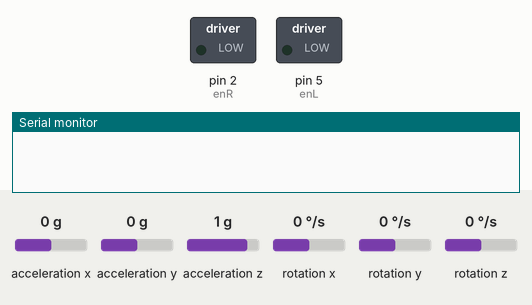
The sketch below on a simulated Arduino Uno, built with avr-gcc and run on an emulated ATmega328P. Shown: switched loads named in the sketch (green lamp = pin HIGH), the last lines printed to the serial monitor. Wiring (inferred from the names in the program): MPU-6050 motion sensor at I2C address 0x68. Inputs (shaded band) come from the test bench; at power-on: acceleration x 0 g, acceleration y 0 g, acceleration z 1 g, rotation x 0 °/s, rotation y 0 °/s, rotation z 0 °/s.

Above: at 0.1 s.
At 2.2 s:
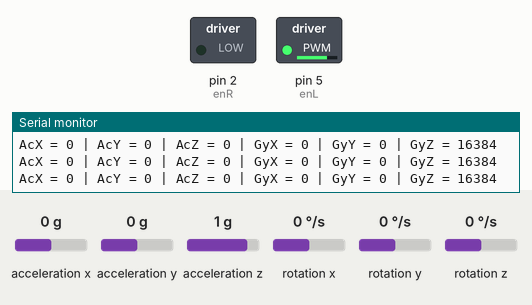
2.3 s: acceleration x set to -1.4 g
5.3 s: acceleration y set to -1.4 g
8.3 s: acceleration z set to -1.4 g
11.3 s: rotation x set to -192 °/s
Timing chart, 0 to 14.3 s (numbered marks = the images above; inputs shaded):
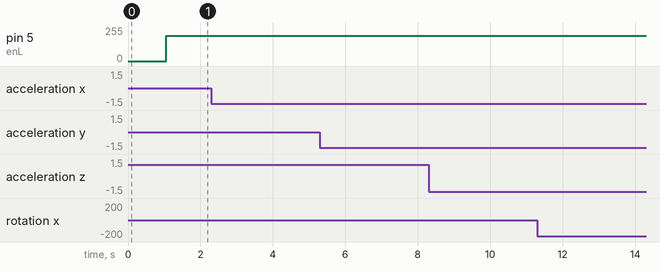

The sketch:

Balancing_robot.ino
```cpp
// MPU-6050 Short Example Sketch
// By Arduino User JohnChi
// August 17, 2014
// Public Domain
#include<Wire.h>
const int MPU_addr=0x68;  // I2C address of the MPU-6050
int16_t AcX,AcY,AcZ,Tmp,GyX,GyY,GyZ;

// connect motor controller pins to Arduino digital pins
// Right motor
int in1 = 4;
int in2 = 3;
int enR = 2;//pwm

// Left motor

int in3 = 7;
int in4 = 6;
int enL = 5; //pwm

bool dir = 1; // 1 is forward, 0 is backwards
int currentSpeed = 0;


double kp = .03;
double kd = 0;
double ki = 0;

int proportional = 0;
int derivative = 0;
int integral = 0;


void setup(){
  Wire.begin();
  Wire.beginTransmission(MPU_addr);
  Wire.write(0x6B);  // PWR_MGMT_1 register
  Wire.write(0);     // set to zero (wakes up the MPU-6050)
  Wire.endTransmission(true);
  Serial.begin(9600);

  delay(1000);
}
void loop(){
  Wire.beginTransmission(MPU_addr);
  Wire.write(0x3B);  // starting with register 0x3B (ACCEL_XOUT_H)
  Wire.endTransmission(false);
  Wire.requestFrom(MPU_addr,14,true);  // request a total of 14 registers
  GyX=Wire.read()<<8|Wire.read();  // 0x3B (ACCEL_XOUT_H) & 0x3C (ACCEL_XOUT_L)
  GyY=Wire.read()<<8|Wire.read();  // 0x3D (ACCEL_YOUT_H) & 0x3E (ACCEL_YOUT_L)
  GyZ=Wire.read()<<8|Wire.read();  // 0x3F (ACCEL_ZOUT_H) & 0x40 (ACCEL_ZOUT_L)
  Tmp=Wire.read()<<8|Wire.read();  // 0x41 (TEMP_OUT_H) & 0x42 (TEMP_OUT_L)
  AcX=Wire.read()<<8|Wire.read();  // 0x43 (GYRO_XOUT_H) & 0x44 (GYRO_XOUT_L)
  AcY=Wire.read()<<8|Wire.read();  // 0x45 (GYRO_YOUT_H) & 0x46 (GYRO_YOUT_L)
  AcZ=Wire.read()<<8|Wire.read();  // 0x47 (GYRO_ZOUT_H) & 0x48 (GYRO_ZOUT_L)
  Serial.print("AcX = "); Serial.print(AcX);
  Serial.print(" | AcY = "); Serial.print(AcY);
  Serial.print(" | AcZ = "); Serial.print(AcZ);
  Serial.print(" | GyX = "); Serial.print(GyX);
  Serial.print(" | GyY = "); Serial.print(GyY);
  Serial.print(" | GyZ = "); Serial.println(GyZ);
  delay(50);

//  AcY = AcY + 3000; // 0 is balanced
//  if(AcY > 0) //leaning forward
//  {
//    dir = 1;
//    RForward();
//    LForward();
//  }
//  else // leaning back
//  {
//    dir = 0;
//    RReverse();
//    LReverse();
//    AcY = AcY * -1;
//  }
//
//  proportional = kp * AcY;
//
//  currentSpeed = proportional + derivative + integral;
//
//  assignSpeed(currentSpeed, currentSpeed);
RForward();
LForward();
assignSpeed(100, 190);

}
void assignSpeed(int MotorR, int MotorL)
{
    analogWrite(enR, MotorR);
    analogWrite(enL, MotorL);
}


//Set the right motor forward
void RForward(){
  digitalWrite(in1, HIGH);
  digitalWrite(in2, LOW);
}

//Set the left motor forward
void LForward(){
  digitalWrite(in3, LOW);
  digitalWrite(in4, HIGH);
}

//Set the right motor in reverse
void RReverse(){
  digitalWrite(in1, LOW);
  digitalWrite(in2, HIGH);
}

//Set the left motor in reverse
void LReverse(){
  digitalWrite(in3, LOW);
  digitalWrite(in4, HIGH);
}


void hardStop(){
  digitalWrite(in1, HIGH);
  digitalWrite(in2, HIGH);
  digitalWrite(in3, HIGH);
  digitalWrite(in4, HIGH);

  assignSpeed(0,0);
}
```
